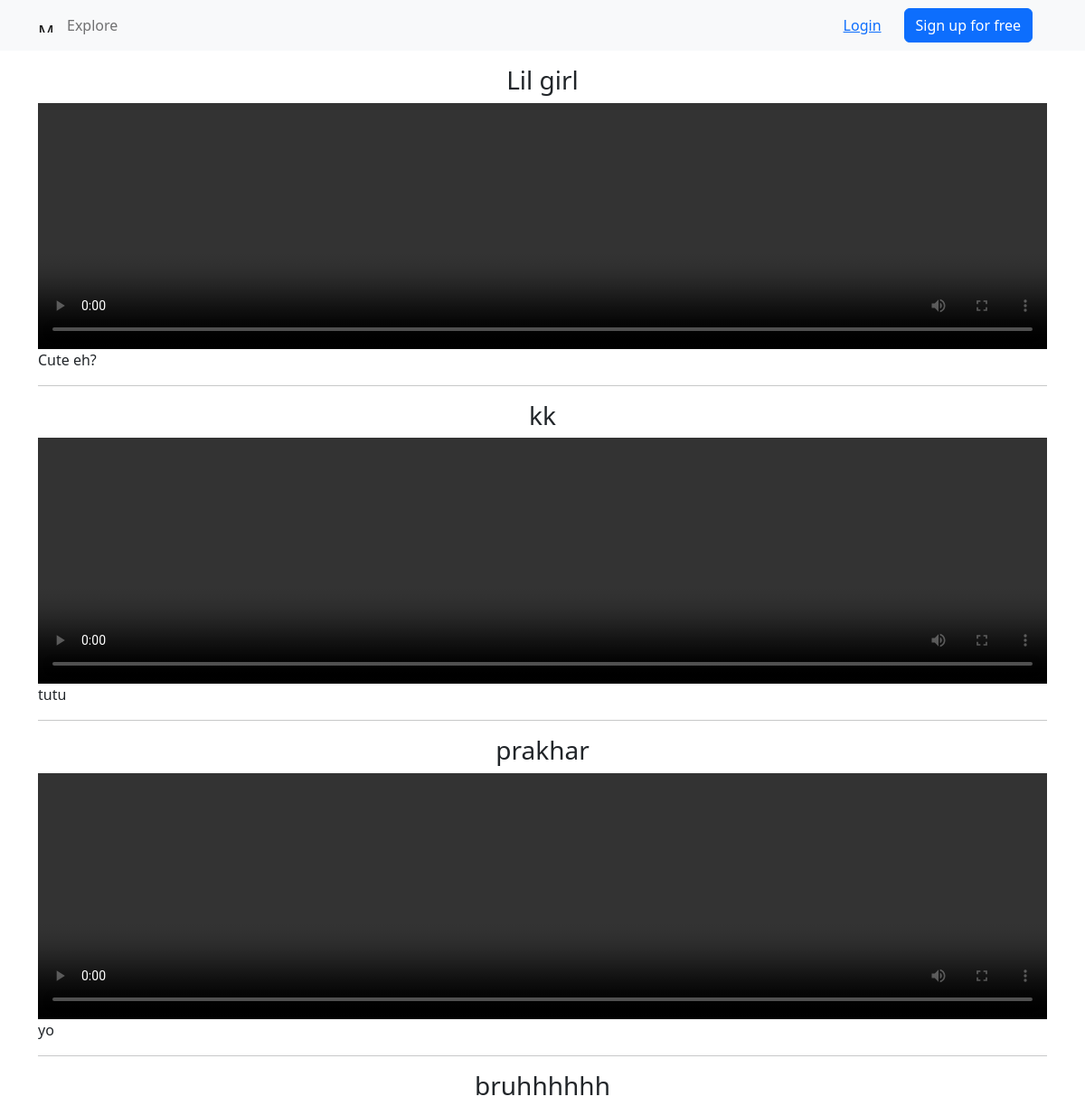
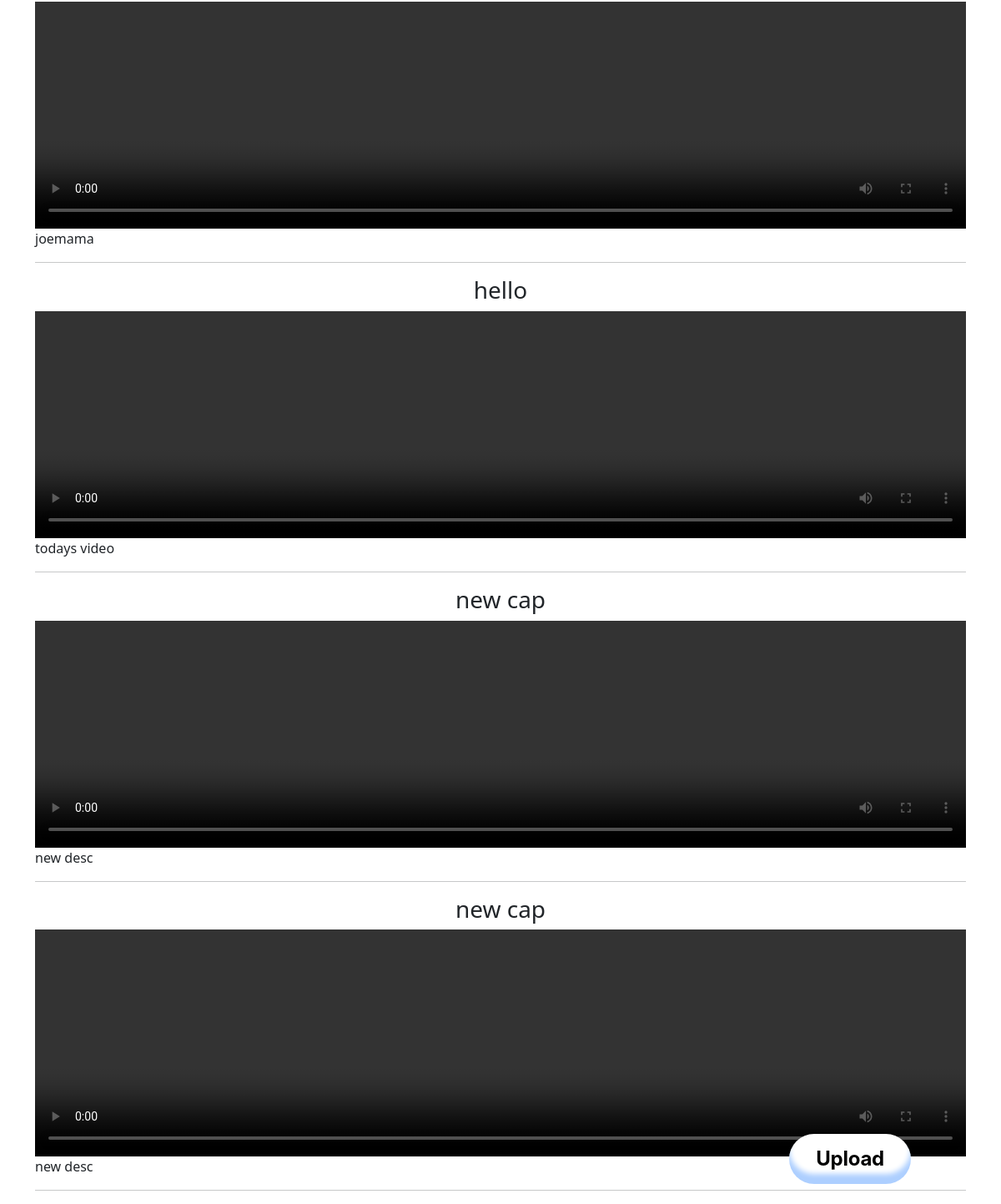
Screenshot of /vids/ with the database file from the repository (2 pictures, top to bottom).
### vids/models.py (models this page shows, shortened)
class reels(models.Model):
    caption = models.CharField(max_length=100)
    reel = models.FileField(upload_to='shorts/')
    desc = models.TextField(max_length=300 , null=True)

### vids/views.py (the view, shortened to what this page needs)
# urls.py: path('', mypage.as_view(),name='mypage'),
class mypage(View):
    def get(self,request):
        videos = reels.objects.all()
        form = videoForm()
        return render(request,'vids/main.html',context = {'form':form ,'videos':videos})

### vids/templates/vids/main.html (shortened to what this page needs)
{% extends 'vids/base.html' %}
{% load static %}
{%block css %}
{{ block.super}}
<link href="{% static 'vids/css/main.css' %}" rel="stylesheet" />
{% endblock %}
{%block body%}
<div class="container" mt-5>
  {% for video in videos %}
  <h3 class="text-center mt-3">{{video.caption}}</h3>
  <video
    class="embed-responsive-16by9 embed-responsive"
    style="max-height: 17rem; min-width: -webkit-fill-available"
    controls="controls"
  >
    <source src="{{video.reel.url}}" type="video/mp4" />
  </video>
  <p>{{video.desc}}</p>
  <hr />
  {% endfor %}
</div>
<div style="position: fixed; bottom: 24px; right: 108px">
    <button class="button-73" role="button" onclick="togglePopup()">Upload</button>
</div>
{% endblock %}

### vids/templates/vids/base.html (shortened to what this page needs)
{%load static%}
<html lang="en">
  <head>
    {% block css%}
    <link
      href="https://cdn.jsdelivr.net/npm/bootstrap@5.2.1/dist/css/bootstrap.min.css"
      rel="stylesheet"
    />
    {% endblock %}
  </head>
  <body>
    <nav class="navbar navbar-expand-lg navbar-light bg-light">
      <div class="container">
        <a class="navbar-brand me-2" href="https://mdbgo.com/">
          <img
            src="https://mdbcdn.b-cdn.net/img/logo/mdb-transaprent-noshadows.webp"
            height="16"
            alt="MDB Logo"
            loading="lazy"
            style="margin-top: -1px"
          />
        </a>
        <div class="collapse navbar-collapse" id="navbarButtonsExample">
          <ul class="navbar-nav me-auto mb-2 mb-lg-0">
            <li class="nav-item">
              <a class="nav-link" href="#">Explore</a>
            </li>
          </ul>
          {% if user.is_authenticated %}
            <ul class="navbar-nav">
              <li class="nav-item dropdown">
                <a
                  class="nav-link dropdown-toggle d-flex align-items-center"
                  href="#"
                  id="navbarDropdownMenuLink"
                  role="button"
                  data-mdb-toggle="dropdown"
                  aria-expanded="false"
                >
                  <img
                    src="https://mdbcdn.b-cdn.net/img/Photos/Avatars/img (31).webp"
                    class="rounded-circle"
                    height="22"
                    alt="Portrait of a Woman"
                    loading="lazy"
                  />
                </a>
              </li>
              {% else %}
              <div class="d-flex align-items-center">
                <button
                  type="button"
                  class="btn btn-link px-3 me-2"
                  onclick="welcome()"
                >
                  Login
                </button>
                <button type="button" class="btn btn-primary me-3">
                  <a class="nav-link" href="signup"> Sign up for free </a>
                </button>
              {% endif %}
          </div>
        </div>
      </div>
    </nav>
    {% block body %} {% endblock %}
  </body>
</html>

### vids/static/vids/css/main.css (style rules this page uses)
.button-73 { appearance: none; background-color: #FFFFFF; border-radius: 40em; border-style: none; box-shadow: #ADCFFF 0 -12px 6px inset; box-sizing: border-box; color: #000000; cursor: pointer; display: inline-block; font-family: -apple-system,sans-serif; font-size: 1.2rem; font-weight: 700; letter-spacing: -.24px; margin: 0; outline: none; padding: 1rem 1.3rem; quotes: auto; text-align: center; text-decoration: none; transition: all .15s; user-select: none; -webkit-user-select: none; touch-action: manipulation; }
@media (min-width: 768px) { .button-73 { font-size: 1.5rem; padding: .75rem 2rem; } }

### rows the page displays
reels: caption "Lil girl", desc "Cute eh?"
reels: caption "kk", desc "tutu"
reels: caption "prakhar", desc "yo"
reels: caption "bruhhhhhh", desc "joemama"
reels: caption "hello", desc "todays video"
reels: caption "new cap", desc "new desc"
reels: caption "new cap", desc "new desc"
